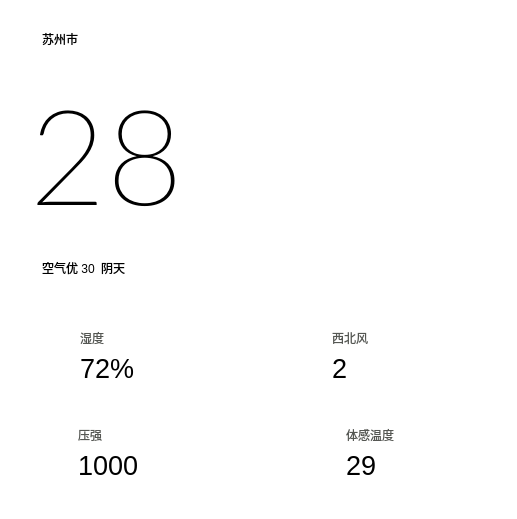
    <widget class="QWidget" name="leftwidget" native="true">
     <property name="styleSheet">
      <string notr="true">background:transparent;</string>
     </property>
     <layout class="QVBoxLayout" name="verticalLayout">
      <item>
       <widget class="QWidget" name="cur_widget" native="true">
        <property name="styleSheet">
         <string notr="true">background:transparent;</string>
        </property>
        <layout class="QVBoxLayout" name="verticalLayout_2">
         <item>
          <widget class="QWidget" name="line1" native="true">
           <property name="styleSheet">
            <string notr="true">background:transparent;</string>
           </property>
           <layout class="QHBoxLayout" name="horizontalLayout_2">
            <item>
             <widget class="QLabel" name="local_icon">
              <property name="text">
               <string/>
              </property>
              <property name="pixmap">
               <pixmap resource="../res.qrc">:/resource/weather/位置.png</pixmap>
              </property>
              <property name="scaledContents">
               <bool>false</bool>
              </property>
             </widget>
            </item>
            <item>
             <widget class="QLabel" name="local_name">
              <property name="text">
               <string>苏州市</string>
              </property>
             </widget>
            </item>
            <item>
             <spacer name="horizontalSpacer_3">
              <property name="orientation">
               <enum>Qt::Orientation::Horizontal</enum>
              </property>
              <property name="sizeHint" stdset="0">
               <size>
                <width>40</width>
                <height>20</height>
               </size>
              </property>
             </spacer>
            </item>
           </layout>
          </widget>
         </item>
         <item>
          <widget class="QWidget" name="line2" native="true">
           <property name="styleSheet">
            <string notr="true">background:transparent;</string>
           </property>
           <layout class="QHBoxLayout" name="horizontalLayout_3">
            <item>
             <widget class="QLabel" name="temp">
              <property name="font">
               <font>
                <family>Lato Thin</family>
                <pointsize>100</pointsize>
                <italic>false</italic>
                <bold>false</bold>
               </font>
              </property>
              <property name="styleSheet">
               <string notr="true"/>
              </property>
              <property name="text">
               <string>28</string>
              </property>
             </widget>
            </item>
            <item>
             <spacer name="horizontalSpacer_2">
              <property name="orientation">
               <enum>Qt::Orientation::Horizontal</enum>
              </property>
              <property name="sizeHint" stdset="0">
               <size>
                <width>40</width>
                <height>20</height>
               </size>
              </property>
             </spacer>
            </item>
            <item>
             <widget class="QLabel" name="weather_icon">
              <property name="text">
               <string/>
              </property>
              <property name="pixmap">
               <pixmap resource="../res.qrc">:/resource/weather/icons/无数据.png</pixmap>
              </property>
             </widget>
            </item>
           </layout>
          </widget>
         </item>
         <item>
          <widget class="QWidget" name="line3" native="true">
           <property name="styleSheet">
            <string notr="true">background:transparent;</string>
           </property>
           <layout class="QHBoxLayout" name="horizontalLayout_4">
            <item>
             <widget class="QLabel" name="air_icon">
              <property name="text">
               <string/>
              </property>
              <property name="pixmap">
               <pixmap resource="../res.qrc">:/resource/weather/空气.png</pixmap>
              </property>
             </widget>
            </item>
            <item>
             <widget class="QLabel" name="air_txt">
              <property name="styleSheet">
               <string notr="true">background:transparent;</string>
              </property>
              <property name="text">
               <string>空气优 30</string>
              </property>
             </widget>
            </item>
            <item>
             <widget class="QLabel" name="weather_txt">
              <property name="styleSheet">
               <string notr="true">background:transparent;</string>
              </property>
              <property name="text">
               <string>阴天</string>
              </property>
             </widget>
            </item>
            <item>
             <spacer name="horizontalSpacer_4">
              <property name="orientation">
               <enum>Qt::Orientation::Horizontal</enum>
              </property>
              <property name="sizeHint" stdset="0">
               <size>
                <width>40</width>
                <height>20</height>
               </size>
              </property>
             </spacer>
            </item>
           </layout>
          </widget>
         </item>
        </layout>
       </widget>
      </item>
      <item>
       <widget class="QWidget" name="module_widget" native="true">
        <property name="styleSheet">
         <string notr="true">background:transparent;</string>
        </property>
        <layout class="QGridLayout" name="gridLayout">
         <property name="verticalSpacing">
          <number>6</number>
         </property>
         <item row="0" column="0">
          <widget class="QWidget" name="humidity" native="true">
           <layout class="QHBoxLayout" name="horizontalLayout_12">
            <item>
             <spacer name="horizontalSpacer_51">
              <property name="orientation">
               <enum>Qt::Orientation::Horizontal</enum>
              </property>
              <property name="sizeHint" stdset="0">
               <size>
                <width>40</width>
                <height>20</height>
               </size>
              </property>
             </spacer>
            </item>
            <item>
             <widget class="QWidget" name="humidity_l" native="true">
              <property name="styleSheet">
               <string notr="true">background:transparent;</string>
              </property>
              <layout class="QVBoxLayout" name="verticalLayout_4">
               <item>
                <widget class="QLabel" name="humidity_name">
                 <property name="styleSheet">
                  <string notr="true">color: rgb(85, 87, 83);</string>
                 </property>
                 <property name="text">
                  <string>湿度</string>
                 </property>
                </widget>
               </item>
               <item>
                <widget class="QLabel" name="humidity_value">
                 <property name="font">
                  <font>
                   <pointsize>20</pointsize>
                  </font>
                 </property>
                 <property name="styleSheet">
                  <string notr="true">background:transparent;</string>
                 </property>
                 <property name="text">
                  <string>72%</string>
                 </property>
                </widget>
               </item>
              </layout>
             </widget>
            </item>
            <item>
             <spacer name="horizontalSpacer_50">
              <property name="orientation">
               <enum>Qt::Orientation::Horizontal</enum>
              </property>
              <property name="sizeHint" stdset="0">
               <size>
                <width>40</width>
                <height>20</height>
               </size>
              </property>
             </spacer>
            </item>
            <item>
             <widget class="QWidget" name="humidity_r" native="true">
              <property name="styleSheet">
               <string notr="true">background:transparent;</string>
              </property>
              <layout class="QVBoxLayout" name="verticalLayout_8">
               <item>
                <widget class="QLabel" name="humidity_icon">
                 <property name="styleSheet">
                  <string notr="true">background:transparent;</string>
                 </property>
                 <property name="text">
                  <string/>
                 </property>
                 <property name="pixmap">
                  <pixmap resource="../res.qrc">:/resource/weather/湿度.png</pixmap>
                 </property>
                </widget>
               </item>
              </layout>
             </widget>
            </item>
            <item>
             <spacer name="horizontalSpacer_52">
              <property name="orientation">
               <enum>Qt::Orientation::Horizontal</enum>
              </property>
              <property name="sizeHint" stdset="0">
               <size>
                <width>40</width>
                <height>20</height>
               </size>
              </property>
             </spacer>
            </item>
           </layout>
          </widget>
         </item>
         <item row="0" column="1">
          <widget class="QWidget" name="wind" native="true">
           <layout class="QHBoxLayout" name="horizontalLayout_13">
            <item>
             <spacer name="horizontalSpacer_48">
              <property name="orientation">
               <enum>Qt::Orientation::Horizontal</enum>
              </property>
              <property name="sizeHint" stdset="0">
               <size>
                <width>40</width>
                <height>20</height>
               </size>
              </property>
             </spacer>
            </item>
            <item>
             <widget class="QWidget" name="wind_l" native="true">
              <property name="styleSheet">
               <string notr="true">background:transparent;</string>
              </property>
              <layout class="QVBoxLayout" name="verticalLayout_6">
               <item>
                <widget class="QLabel" name="wind_name">
                 <property name="styleSheet">
                  <string notr="true">color: rgb(85, 87, 83);</string>
                 </property>
                 <property name="text">
                  <string>西北风</string>
                 </property>
                </widget>
               </item>
               <item>
                <widget class="QLabel" name="wind_value">
                 <property name="font">
                  <font>
                   <pointsize>20</pointsize>
                  </font>
                 </property>
                 <property name="text">
                  <string>2</string>
                 </property>
                </widget>
               </item>
              </layout>
             </widget>
            </item>
            <item>
             <spacer name="horizontalSpacer_47">
              <property name="orientation">
               <enum>Qt::Orientation::Horizontal</enum>
              </property>
              <property name="sizeHint" stdset="0">
               <size>
                <width>40</width>
                <height>20</height>
               </size>
              </property>
             </spacer>
            </item>
            <item>
             <widget class="QWidget" name="wind_r" native="true">
              <property name="styleSheet">
               <string notr="true">background:transparent;</string>
              </property>
              <layout class="QVBoxLayout" name="verticalLayout_9">
               <item>
                <widget class="QLabel" name="wind_icon">
                 <property name="text">
                  <string/>
                 </property>
                 <property name="pixmap">
                  <pixmap resource="../res.qrc">:/resource/weather/风向.png</pixmap>
                 </property>
                </widget>
               </item>
              </layout>
             </widget>
            </item>
            <item>
             <spacer name="horizontalSpacer_49">
              <property name="orientation">
               <enum>Qt::Orientation::Horizontal</enum>
              </property>
              <property name="sizeHint" stdset="0">
               <size>
                <width>40</width>
                <height>20</height>
               </size>
              </property>
             </spacer>
            </item>
           </layout>
          </widget>
         </item>
         <item row="1" column="0">
          <widget class="QWidget" name="pressure" native="true">
           <layout class="QHBoxLayout" name="horizontalLayout_14">
            <item>
             <spacer name="horizontalSpacer_54">
              <property name="orientation">
               <enum>Qt::Orientation::Horizontal</enum>
              </property>
              <property name="sizeHint" stdset="0">
               <size>
                <width>40</width>
                <height>20</height>
               </size>
              </property>
             </spacer>
            </item>
            <item>
             <widget class="QWidget" name="pressure_l" native="true">
              <property name="styleSheet">
               <string notr="true">background:transparent;</string>
              </property>
              <layout class="QVBoxLayout" name="verticalLayout_5">
               <item>
                <widget class="QLabel" name="pressure_name">
                 <property name="styleSheet">
                  <string notr="true">color: rgb(85, 87, 83);</string>
                 </property>
                 <property name="text">
                  <string>压强</string>
                 </property>
                </widget>
               </item>
               <item>
                <widget class="QLabel" name="pressure_value">
                 <property name="font">
                  <font>
                   <pointsize>20</pointsize>
                  </font>
                 </property>
                 <property name="text">
                  <string>1000</string>
                 </property>
                </widget>
               </item>
              </layout>
             </widget>
            </item>
            <item>
             <spacer name="horizontalSpacer_55">
              <property name="orientation">
               <enum>Qt::Orientation::Horizontal</enum>
              </property>
              <property name="sizeHint" stdset="0">
               <size>
                <width>40</width>
                <height>20</height>
               </size>
              </property>
             </spacer>
            </item>
            <item>
             <widget class="QWidget" name="pressure_r" native="true">
              <property name="styleSheet">
               <string notr="true">background:transparent;</string>
              </property>
              <layout class="QVBoxLayout" name="verticalLayout_11">
               <item>
                <widget class="QLabel" name="pressure_icon">
                 <property name="text">
                  <string/>
                 </property>
                 <property name="pixmap">
                  <pixmap resource="../res.qrc">:/resource/weather/气压.png</pixmap>
                 </property>
                </widget>
               </item>
              </layout>
             </widget>
            </item>
            <item>
             <spacer name="horizontalSpacer_53">
              <property name="orientation">
               <enum>Qt::Orientation::Horizontal</enum>
              </property>
              <property name="sizeHint" stdset="0">
               <size>
                <width>40</width>
                <height>20</height>
               </size>
              </property>
             </spacer>
            </item>
           </layout>
          </widget>
         </item>
         <item row="1" column="1">
          <widget class="QWidget" name="feelsLike" native="true">
           <layout class="QHBoxLayout" name="horizontalLayout_15">
            <item>
             <spacer name="horizontalSpacer_58">
              <property name="orientation">
               <enum>Qt::Orientation::Horizontal</enum>
              </property>
              <property name="sizeHint" stdset="0">
               <size>
                <width>40</width>
                <height>20</height>
               </size>
              </property>
             </spacer>
            </item>
            <item>
             <widget class="QWidget" name="feelsLike_l" native="true">
              <property name="styleSheet">
               <string notr="true">background:transparent;</string>
              </property>
              <layout class="QVBoxLayout" name="verticalLayout_7">
               <item>
                <widget class="QLabel" name="feelsLike_name">
                 <property name="styleSheet">
                  <string notr="true">color: rgb(85, 87, 83);</string>
                 </property>
                 <property name="text">
                  <string>体感温度</string>
                 </property>
                </widget>
               </item>
               <item>
                <widget class="QLabel" name="feelsLike_value">
                 <property name="font">
                  <font>
                   <pointsize>20</pointsize>
                  </font>
                 </property>
                 <property name="text">
                  <string>29</string>
                 </property>
                </widget>
               </item>
              </layout>
             </widget>
            </item>
            <item>
             <widget class="QWidget" name="feelsLike_r" native="true">
              <property name="styleSheet">
               <string notr="true">background:transparent;</string>
              </property>
              <layout class="QVBoxLayout" name="verticalLayout_10">
               <item>
                <widget class="QLabel" name="feelsLike_icon">
                 <property name="text">
                  <string/>
                 </property>
                 <property name="pixmap">
                  <pixmap resource="../res.qrc">:/resource/weather/feelslike.png</pixmap>
                 </property>
                </widget>
               </item>
              </layout>
             </widget>
            </item>
            <item>
             <spacer name="horizontalSpacer_57">
              <property name="orientation">
               <enum>Qt::Orientation::Horizontal</enum>
              </property>
              <property name="sizeHint" stdset="0">
               <size>
                <width>40</width>
                <height>20</height>
               </size>
              </property>
             </spacer>
            </item>
           </layout>
          </widget>
         </item>
        </layout>
       </widget>
      </item>
     </layout>
    </widget>
